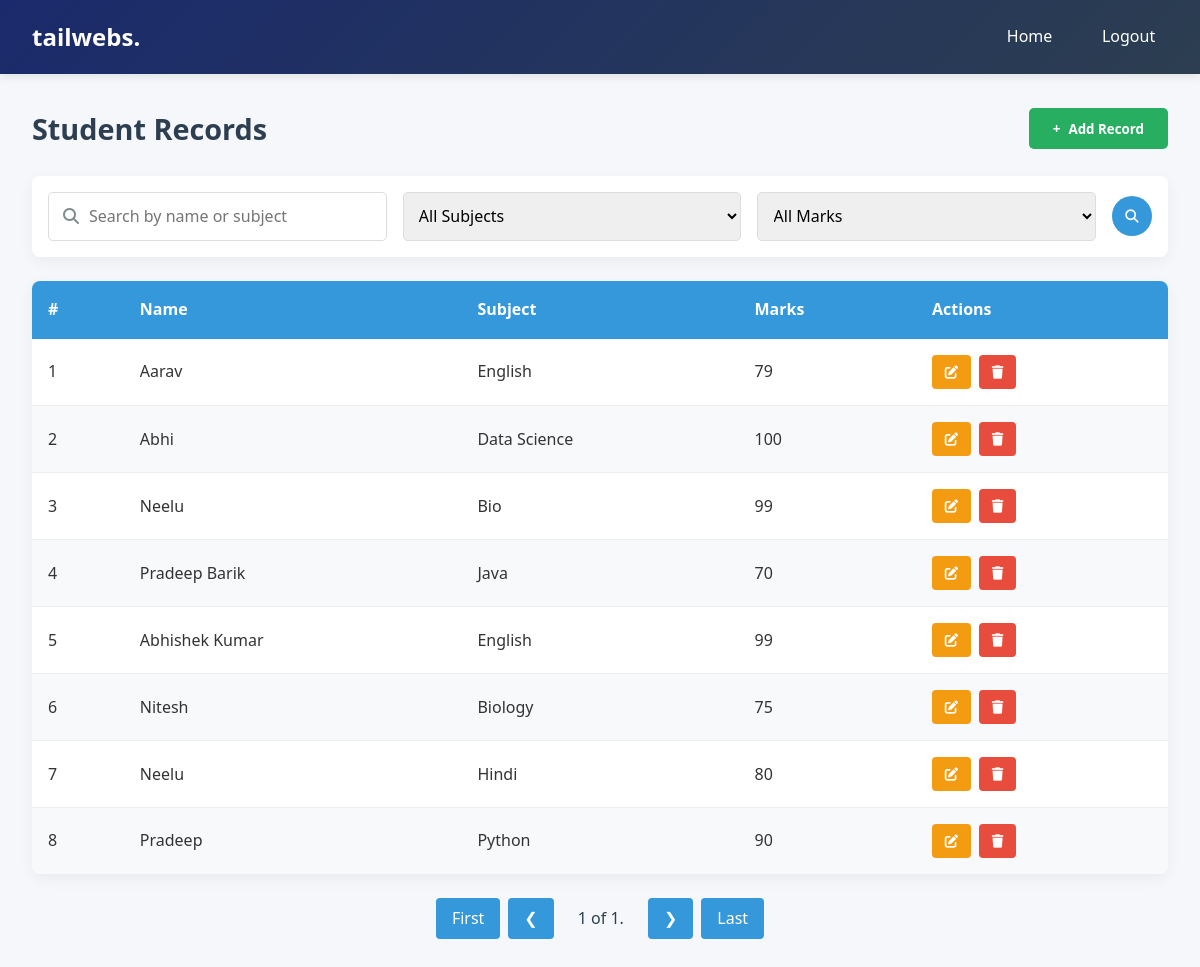
Before: /home/ (signed in) with the older database file.
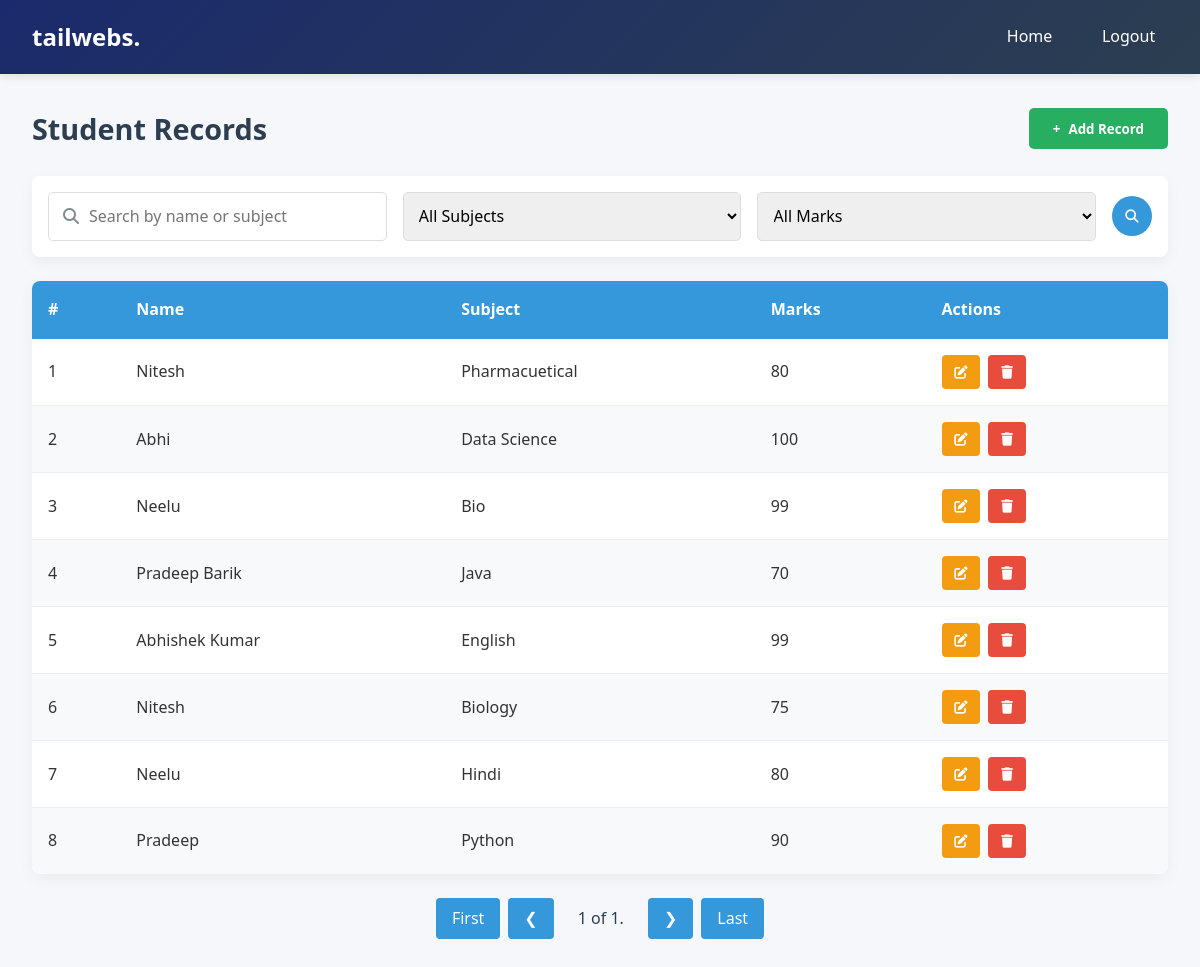
After: the same page with the newer database file.
### management/models.py (models this page shows, shortened)
class Student(models.Model):
    name = models.CharField(max_length=256, null=True, blank=True)
    subject = models.CharField(max_length=256, null=True, blank=True)
    mark = models.IntegerField(default=0)

### management/views.py (the view, shortened to what this page needs)
# urls.py: path('home/', views.home_view, name='home'),
@login_required(login_url='/')
def home_view(request):
    students = Student.objects.all().order_by('-id')
    subjects = Student.objects.values_list('subject', flat=True).distinct()
    student_filter = StudentFilter(request.GET, queryset=students)
    page = request.GET.get('page', 1)
    paginator = Paginator(student_filter.qs, 10)
    try:
        page_items = paginator.page(page)
    except PageNotAnInteger:
        page_items = paginator.page(1)
    except EmptyPage:
        page_items = paginator.page(paginator.num_pages)
    contexts = {
        'filter':student_filter,
        'page_items':page_items,
        'subjects':subjects
          }
    return render(request, 'home.html', contexts)

### management/templates/home.html (shortened to what the changed rows need)
{% extends "base.html" %}
{% block content %}
<div class="dashboard-container">
    <div class="main-content">
        <div class="content-header">
            <h2 class="page-title">Student Records</h2>
        </div>
        <table class="records-table">
            <thead>
                <tr>
                    <th>#</th>
                    <th>Name</th>
                    <th>Subject</th>
                    <th>Marks</th>
                    <th>Actions</th>
                </tr>
            </thead>
            <tbody>
                {% for student in page_items %}
                <tr>
                    <td>{{ forloop.counter0|add:page_items.start_index }}</td>
                    <td>{{student.name}}</td>
                    <td>{{student.subject}}</td>
                    <td>{{student.mark}}</td>
                    <td class="action-buttons">
                        <button class="action-btn edit-btn" onclick="togglePopup('{{forloop.counter}}')"><i
                                class="fa fa-edit"></i></a>
                        </button>
                        <form method="post" action="{% url 'student_delete' student.pk %}">
                            <button class="action-btn delete-btn"
                                onclick="return confirm('Are you sure you want to delete this record?');"><i
                                    class="fa fa-trash"></i>
                            </button>
                        </form>
                    </td>
                </tr>
                {% endfor %}
            </tbody>
        </table>
    </div>
</div>
{% endblock content %}

Changed rows visible on the page:
removed Student: name "Aarav", subject "English", mark "79"
added Student: name "Nitesh", subject "Pharmacuetical", mark "80"
